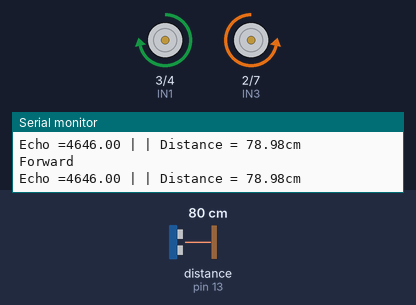
Bench run of a sketch on a simulated Arduino Uno, built with avr-gcc and run on an emulated ATmega328P. Shown: motor-driver pin pairs drawn as motors (green arrow = first pin HIGH = forward, orange = second pin HIGH = backward, longer = more drive, scaled by the enable pin), the last lines printed to the serial monitor. Wiring (inferred from the names in the program): ultrasonic range finder: trigger pin 12; echo pin 13. The inputs (shaded band) are chosen by the test bench; at power-on: distance to the obstacle (sensor on pin 13) 80 cm. The echo pulse lasts 58.3 µs per cm.

Above: at 1.2 s.
1.3 s: distance to the obstacle (sensor on pin 13) set to 34 cm
4.3 s: distance to the obstacle (sensor on pin 13) set to 27 cm
At 4.9 s:
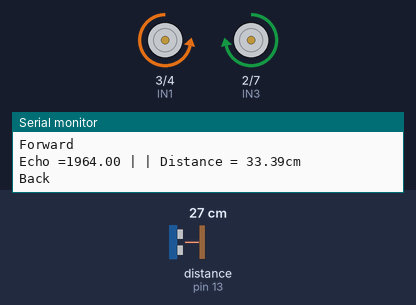
7.3 s: distance to the obstacle (sensor on pin 13) set to 12 cm
10.3 s: distance to the obstacle (sensor on pin 13) set to 9 cm
At 12.1 s:
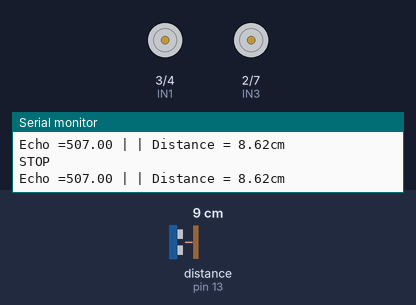
12.4 s: distance to the obstacle (sensor on pin 13) set to 18 cm
At 13.1 s:
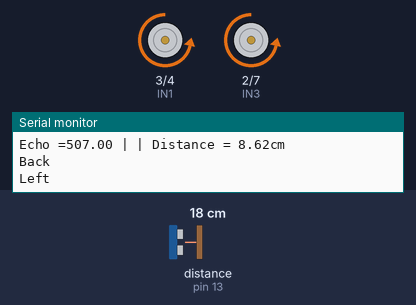
15.4 s: distance to the obstacle (sensor on pin 13) set to 2 cm
At 16.2 s:
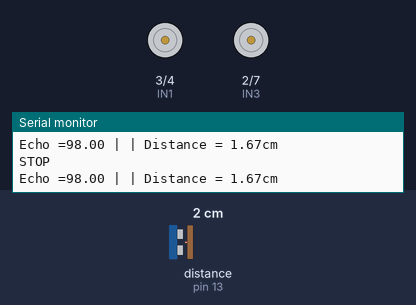
Timing chart, 0 to 18.1 s (numbered marks = the images above; inputs shaded):
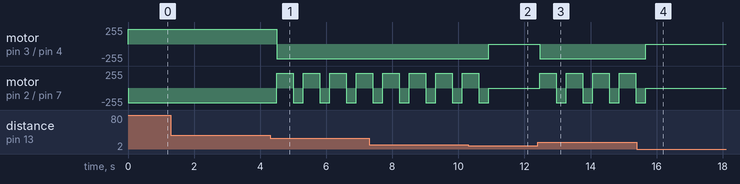

The sketch:

ObstcleAvoidance.ino
```cpp
#include <AFMotor.h>
#define Trig 12
#define Echo 13
#define ENA 5
#define ENB 6
#define IN1 3
#define IN2 4
#define IN3 2
#define IN4 7
float cm; //Distance variable
float temp; //

void setup() {
  Serial.begin(9600);
  pinMode(Trig, OUTPUT);
  pinMode(Echo, INPUT);

  pinMode(IN1, OUTPUT);
  pinMode(IN2, OUTPUT);
  pinMode(IN3, OUTPUT);
  pinMode(IN4, OUTPUT);

  pinMode(ENA, OUTPUT);
  pinMode(ENB, OUTPUT);
}

void loop() {
  digitalWrite(Trig, LOW);
  delayMicroseconds(2);
  digitalWrite(Trig, HIGH);
  delayMicroseconds(10);
  digitalWrite(Trig, LOW);

  temp = float(pulseIn(Echo, HIGH));
  cm = (temp * 17 ) / 1000;
  if (cm < 30 && cm > 10)
  {
    back();
    delay(500);
    Left();
    delay(200);
  }
  if (cm >= 30)
  {
    forward();
    delay(100);
  }


  if (cm < 10)
  {
    STOP();
  }
  Serial.print("Echo =");
  Serial.print(temp);
  Serial.print(" | | Distance = ");
  Serial.print(cm);
  Serial.println("cm");
  delay(100);
}

void forward() {
  analogWrite(ENA, 220);
  analogWrite(ENB, 220);

  digitalWrite(IN1, HIGH);
  digitalWrite(IN2, LOW);
  digitalWrite(IN3, LOW);
  digitalWrite(IN4, HIGH);
  Serial.println("Forward");
}

void back() {
  analogWrite(ENA, 220);
  analogWrite(ENB, 220);
  digitalWrite(IN1, LOW);
  digitalWrite(IN2, HIGH);
  digitalWrite(IN3, HIGH);
  digitalWrite(IN4, LOW);
  Serial.println("Back");
}


void Left() {
  analogWrite(ENA, 220);
  analogWrite(ENB, 220);
  digitalWrite(IN1, LOW);
  digitalWrite(IN2, HIGH);
  digitalWrite(IN3, LOW);
  digitalWrite(IN4, HIGH);
  Serial.println("Left");
}

void Right() {
  analogWrite(ENA, 220);
  analogWrite(ENB, 220);
  digitalWrite(IN1, HIGH);
  digitalWrite(IN2, LOW);
  digitalWrite(IN3, HIGH);
  digitalWrite(IN4, LOW);
  Serial.println("Right");
}

void STOP() {
  digitalWrite(ENA, LOW);
  digitalWrite(ENB, LOW);
  digitalWrite(IN1, LOW);
  digitalWrite(IN2, LOW);
  digitalWrite(IN3, LOW);
  digitalWrite(IN4, LOW);
  Serial.println("STOP");
}
```

Measured:
- the behaviour switches between 31 and 30 cm on distance to the obstacle (sensor on pin 13) (found by bisection; images 0 and 1)
- the behaviour switches between 11 and 10 cm on distance to the obstacle (sensor on pin 13) (found by bisection; images 1 and 2)
- after the input at 4.3 s, motor on pin 3 (IN1) / pin 4 (IN2): forward 220/255 → backward 220/255 after 0.20 s; motor on pin 2 (IN3) / pin 7 (IN4): alternates forward 220/255 for 0.50 s and backward 220/255 for 0.30 s, starting after 0.20 s
- after the input at 10.3 s, motor on pin 3 (IN1) / pin 4 (IN2): backward 220/255 → stopped after 0.63 s
- after the input at 12.4 s, motor on pin 3 (IN1) / pin 4 (IN2): stopped → backward 220/255 after 0.06 s; motor on pin 2 (IN3) / pin 7 (IN4): alternates forward 220/255 for 0.50 s and backward 220/255 for 0.30 s, starting after 0.06 s
- after the input at 15.4 s, motor on pin 3 (IN1) / pin 4 (IN2): backward 220/255 → stopped after 0.27 s
